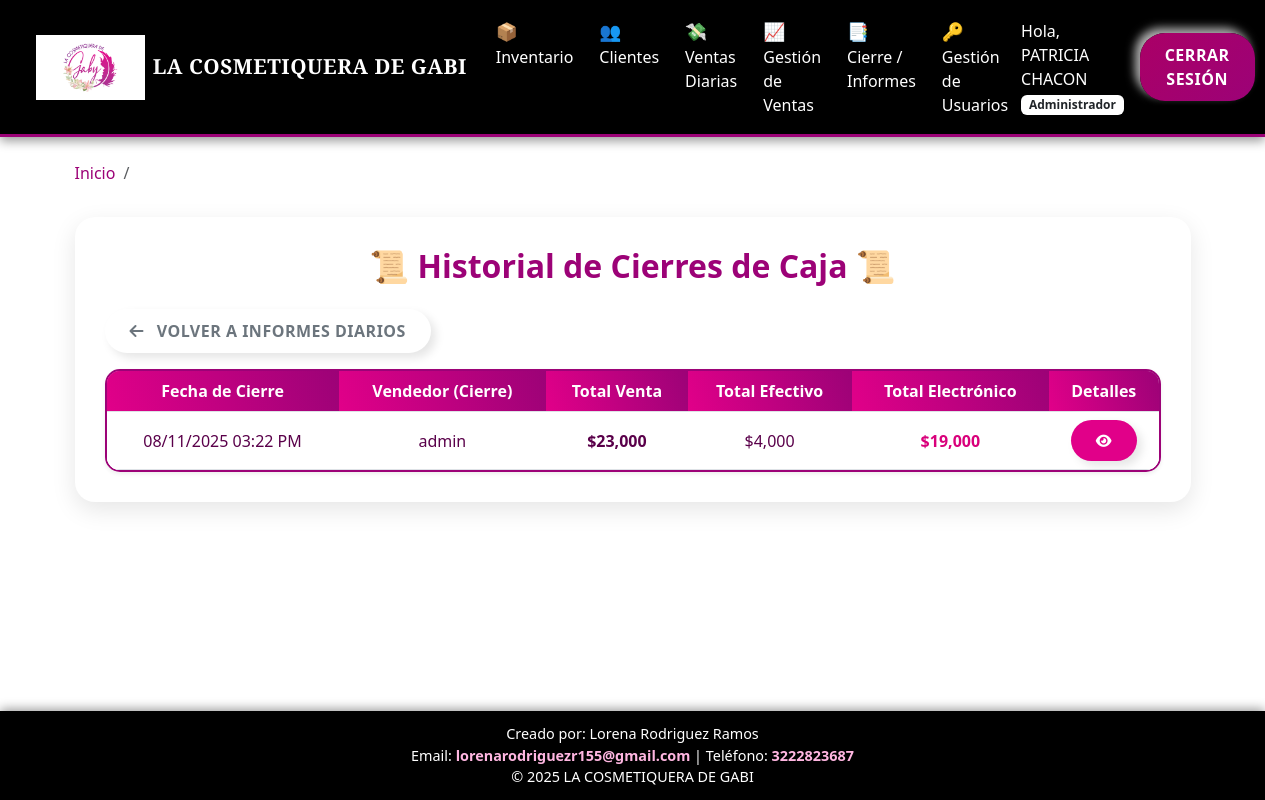
The app's page /cierre_caja/historial (signed in) with its own data.
### app.py (models this page shows, shortened)
class Usuario(UserMixin, db.Model):
    id = db.Column(db.Integer, primary_key=True)
    username = db.Column(db.String(100), unique=True, nullable=False)
    nombre = db.Column(db.String(100), nullable=False)
    apellido = db.Column(db.String(100), nullable=False)
    cedula = db.Column(db.String(20), unique=True, nullable=False)
    rol = db.Column(db.String(50), default='Vendedora')
    password_hash = db.Column(db.String(200))

class CierreCaja(db.Model):
    id = db.Column(db.Integer, primary_key=True)
    fecha_cierre = db.Column(db.DateTime, default=datetime.utcnow)
    usuario_id = db.Column(db.Integer, db.ForeignKey('usuario.id'))
    total_venta = db.Column(db.Float)
    total_efectivo = db.Column(db.Float)
    total_electronico = db.Column(db.Float)
    detalles_json = db.Column(db.Text)
    usuario = db.relationship('Usuario', backref='cierres_caja', lazy=True)

### app.py (the view)
@app.route('/cierre_caja/historial')
@login_required
def historial_cierres():
    if current_user.rol.lower() != 'administrador':
        flash('Permiso denegado.', 'danger')
        return redirect(url_for('clientes'))
    cierres = CierreCaja.query.order_by(CierreCaja.fecha_cierre.desc()).all()
    return render_template('historial_cierres.html', cierres=cierres, timedelta=timedelta)

### app.py (called while the page is built)
@app.context_processor
def inject_now():
    return {'now': datetime.now()}

@app.template_filter('from_json')
def from_json_filter(value):
    try:
        return json.loads(value)
    except Exception:
        return {}

@app.context_processor
def inject_global_data():
    return dict(timedelta=timedelta)

@login_manager.user_loader
def load_user(user_id):
    return Usuario.query.get(int(user_id))

### templates/historial_cierres.html (shortened to what this page needs)
{% extends "base.html" %}
{% block content %}
<h2 class="mb-4 text-center" style="color:#9c0277;">
    📜 Historial de Cierres de Caja 📜
</h2>
<div class="row">
    <div class="col-12">
        <a href="{{ url_for('reportes') }}" class="btn btn-outline-secondary mb-3"><i class="fas fa-arrow-left me-2"></i> Volver a Informes Diarios</a>
    </div>
</div>
<div class="table-responsive shadow-sm" style="border: 2px solid #9c0277; border-radius: 15px;">
    <table class="table text-center align-middle mb-0">
        <thead style="position: sticky; top: 0; z-index: 1;">
            <tr style="background: linear-gradient(250deg, #9c0277, #e10089); color: white;">
                <th>Fecha de Cierre</th>
                <th>Vendedor (Cierre)</th>
                <th>Total Venta</th>
                <th>Total Efectivo</th>
                <th>Total Electrónico</th>
                <th>Detalles</th>
            </tr>
        </thead>
        <tbody>
            {% for cierre in cierres %}
            <tr>
                <td>{{ (cierre.fecha_cierre - timedelta(hours=5)).strftime('%d/%m/%Y %I:%M %p') }}</td>
                <td>{{ cierre.usuario.username }}</td>
                <td style="font-weight:600;">${{ "{:,.0f}".format(cierre.total_venta) }}</td>
                <td>${{ "{:,.0f}".format(cierre.total_efectivo) }}</td>
                <td style="color:#d9007b; font-weight:600;">${{ "{:,.0f}".format(cierre.total_electronico) }}</td>
                <td>
                    <button type="button" class="btn btn-sm" style="background-color: #e10089; color: white;" data-bs-toggle="modal" data-bs-target="#modalDetalle{{ cierre.id }}">
                        <i class="fas fa-eye"></i>
                    </button>
                </td>
            </tr>
            {% endfor %}
        </tbody>
    </table>
</div>
{% endblock %}

### templates/base.html (shortened to what this page needs)
<!doctype html>
<html lang="es">
<head>
  <link href="https://cdn.jsdelivr.net/npm/bootstrap@5.3.3/dist/css/bootstrap.min.css" rel="stylesheet">
  <link rel="stylesheet" href="{{ url_for('static', filename='css/styles.css') }}">
  <link rel="stylesheet" href="https://cdnjs.cloudflare.com/ajax/libs/font-awesome/6.0.0-beta3/css/all.min.css">
</head>
<body>
  {% if current_user.is_authenticated %}
  <nav class="navbar navbar-expand-lg navbar-dark navbar-custom">
    <div class="container-fluid">
      <a class="navbar-brand d-flex align-items-center" href="{{ url_for('dashboard') }}">
        <img src="{{ url_for('static', filename='img/LOGO.png') }}" alt="Logo" class="logo-barra">
        <span class="titulo-logo ms-2">LA COSMETIQUERA DE GABI</span>
      </a>
      <div class="collapse navbar-collapse" id="navbarNav">
        <ul class="navbar-nav mx-auto mb-2 mb-lg-0">
          <li class="nav-item">
            <a class="nav-link" href="{{ url_for('inventario') }}">
              <span class="nav-emoji">📦</span>
              Inventario
            </a>
          </li>
          <li class="nav-item">
            <a class="nav-link" href="{{ url_for('clientes') }}">
              <span class="nav-emoji">👥</span>
              Clientes
            </a>
          </li>
          <li class="nav-item">
            <a class="nav-link" href="{{ url_for('nueva_venta') }}">
              <span class="nav-emoji">💸</span>
              Ventas Diarias
            </a>
          </li>
          {% if current_user.rol.lower() == 'administrador' %}
          <li class="nav-item">
            <a class="nav-link" href="{{ url_for('gestion_ventas') }}">
              <span class="nav-emoji">📈</span>
              Gestión de Ventas
            </a>
          </li>
          <li class="nav-item">
            <a class="nav-link" href="{{ url_for('reportes') }}">
              <span class="nav-emoji">📑</span>
              Cierre / Informes
            </a>
          </li>
          <li class="nav-item">
            <a class="nav-link" href="{{ url_for('usuarios') }}">
              <span class="nav-emoji">🔑</span>
              Gestión de Usuarios
            </a>
          </li>
          {% endif %}
        </ul>
        <span class="navbar-text me-3 text-white">
          Hola, {{ current_user.username }}
          <span class="badge bg-white text-dark">{{ current_user.rol }}</span>
        </span>
        <a class="btn btn-primary" href="{{ url_for('logout') }}">Cerrar Sesión</a>
      </div>
    </div>
  </nav>
  {% endif %}
  <div class="container mt-4 fade-in">
    {% block breadcrumb %}
    <nav aria-label="breadcrumb">
      <ol class="breadcrumb">
        <li class="breadcrumb-item"><a href="{{ url_for('dashboard') }}">Inicio</a></li>
        <li class="breadcrumb-item active" aria-current="page">{% block page %}{% endblock %}</li>
      </ol>
    </nav>
    {% endblock %}
  </div>
  <div class="content-wrapper container mt-3 fade-in">
    <div class="main-card">
      {% block content %}{% endblock %}
    </div>
  </div>
  <footer>
    <div>Creado por: Lorena Rodriguez Ramos</div>
    <div>Email: <a href="mailto:lorenarodriguezr155@gmail.com">lorenarodriguezr155@gmail.com</a> | Teléfono: <a href="tel:+573222823687">3222823687</a></div>
    &copy; 2025 LA COSMETIQUERA DE GABI
  </footer>
</body>
</html>

### static/css/styles.css (style rules this page uses)
:root { --color-principal: #9c0277; --color-principal-light: #aa0066; --color-principal-dark: #800050; --color-secundario: #000000; --color-texto-claro: #FFFFFF; --color-fondo-suave: #F8F8F8; }
body { background-color: var(--color-texto-claro); color: var(--color-secundario); font-family: 'Segoe UI', Tahoma, Geneva, Verdana, sans-serif; position: relative; }
.navbar-custom { background-color: var(--color-secundario); border-bottom: 3px solid var(--color-principal); box-shadow: 0 2px 10px rgba(0,0,0,0.3); }
.navbar-custom .nav-link, .navbar-custom .navbar-brand { color: var(--color-texto-claro) !important; font-weight: 500; }
h1, h2, h3 { color: var(--color-principal); font-weight: 600; }
.btn { border: none; border-radius: 25px; padding: 10px 25px; font-weight: bold; transition: all 0.3s ease-in-out; cursor: pointer; text-transform: uppercase; letter-spacing: 0.5px; box-shadow: 5px 5px 10px rgba(0,0,0,0.1), -5px -5px 10px rgba(255,255,255,0.7); }
.btn-primary, .btn-pink-custom { background: linear-gradient(135deg, var(--color-principal-light) 0%, var(--color-principal) 100%); color: var(--color-texto-claro) !important; }
.table th { background-color: var(--color-secundario); color: var(--color-texto-claro); }

### templates/base.html (style rules this page uses)
html, body { height: 100%; margin: 0; display: flex; flex-direction: column; }
.content-wrapper { flex: 1; padding-bottom: 15px; }
.navbar-custom { background-color: #000; box-shadow: 0 4px 10px rgba(0, 0, 0, 0.4); padding: 0.6rem 1.5rem; }
.logo-barra { height: 65px; width: auto; object-fit: contain; background: transparent; filter: drop-shadow(0 3px 8px rgba(0,0,0,0.6)); transition: transform 0.3s ease, filter 0.3s ease; }
.titulo-logo { font-family: 'Playfair Display', serif; font-weight: 900; font-size: 1.3rem; color: #fff; letter-spacing: 0.5px; }
.nav-emoji { font-size: 1.1em; margin-right: 5px; vertical-align: middle; }
.navbar-nav .nav-link { color: #fff !important; font-weight: 500; margin: 0 5px; transition: all 0.3s ease-in-out; }
.breadcrumb-item a { color: #9c0277; text-decoration: none; }
.main-card { background-color: #fff; border-radius: 20px; padding: 30px; box-shadow: 0 8px 25px rgba(0,0,0,0.1); }
.fade-in { animation: fadeIn 0.8s ease-in; }
footer { background-color: #000; color: #fff; padding: 12px 0; text-align: center; margin-top: auto; font-size: 0.9rem; box-shadow: 0 -2px 10px rgba(0,0,0,0.4); }
footer a { font-weight: 600; color: #ffb6e1; text-decoration: none; transition: color 0.3s ease; }

### templates/historial_cierres.html (style rules this page uses)
.table thead th { background: linear-gradient(250deg, #9c0277, #e10089); color: white; font-weight: 600; }
.table tbody tr { background-color: #fff; transition: all 0.2s ease; }
.table td { vertical-align: middle; color: #5a004a; }

### records on screen
Usuario: username "PATRICIA CHACON", rol "Administrador"
CierreCaja: fecha_cierre "08/11/2025 03:22 PM", usuario.username "admin", total_venta "23,000", total_efectivo "4,000", total_electronico "19,000"
